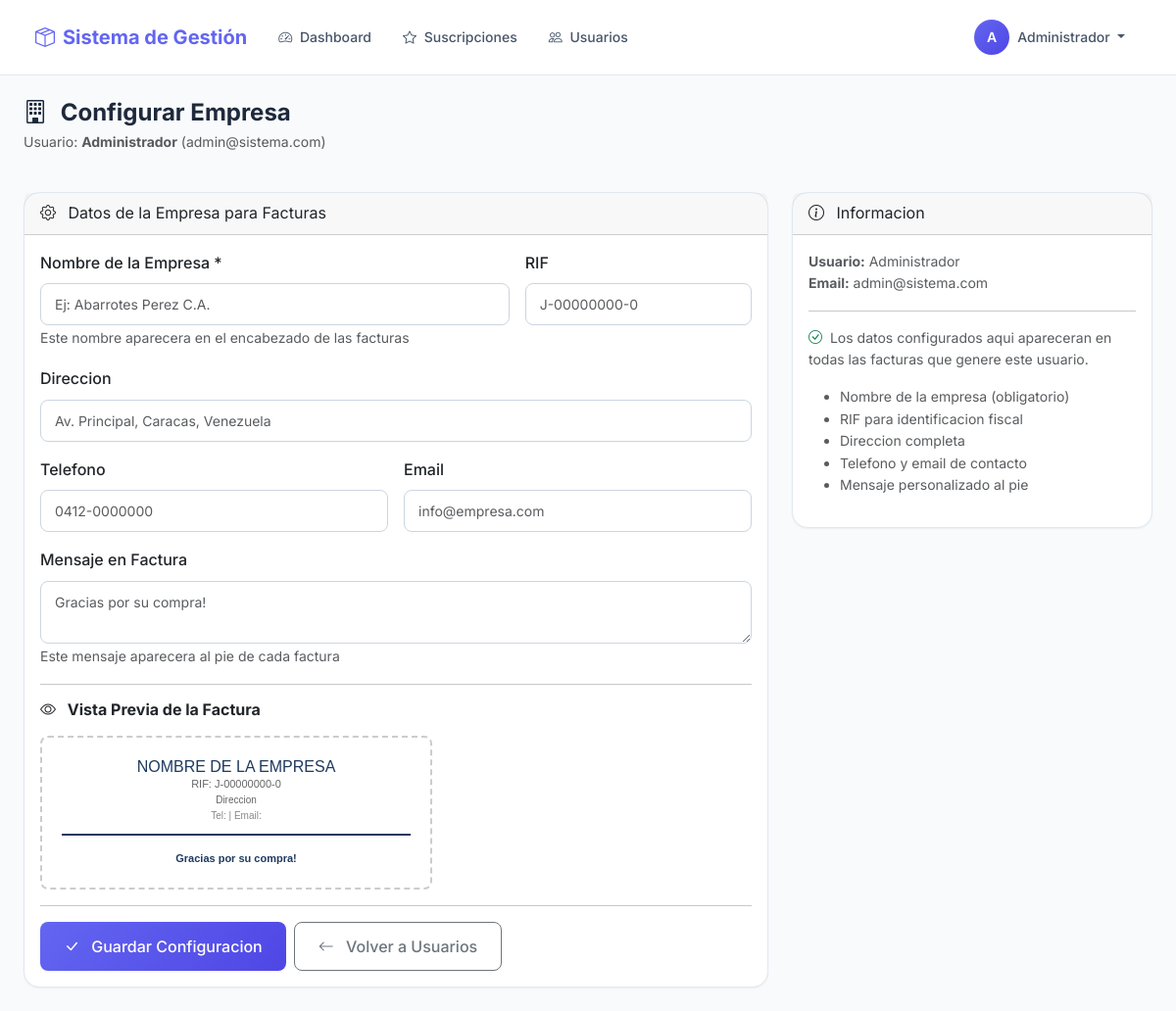
The app's page /admin/configurar_empresa/1 (signed in) with its own data.
### tables this page shows
CREATE TABLE usuarios (
            id INTEGER PRIMARY KEY AUTOINCREMENT, nombre TEXT NOT NULL, email TEXT UNIQUE NOT NULL,
            password_hash TEXT NOT NULL, telefono TEXT, role TEXT DEFAULT 'user',
            fecha_registro DATETIME DEFAULT CURRENT_TIMESTAMP, activo BOOLEAN DEFAULT TRUE,
            es_vendedor BOOLEAN DEFAULT FALSE, usuario_padre_id INTEGER,
            limite_productos INTEGER DEFAULT 50, limite_ventas_mensuales INTEGER DEFAULT 20,
            tasa_activa TEXT DEFAULT 'oficial', suscripcion_activa BOOLEAN DEFAULT FALSE,
            fecha_fin_suscripcion DATE, FOREIGN KEY (usuario_padre_id) REFERENCES usuarios(id) ON DELETE SET NULL);

### app.py (the view, shortened to what this page needs)
@app.route('/admin/configurar_empresa/<int:uid>',methods=['GET','POST'])
@login_required
@admin_required
def admin_configurar_empresa(uid):
    conn=None
    try:
        conn=sqlite3.connect(DATABASE_PRINCIPAL,timeout=20); conn.row_factory=sqlite3.Row
        usuario=conn.execute('SELECT id,nombre,email FROM usuarios WHERE id=?',(uid,)).fetchone()
        if not usuario: flash('Usuario no encontrado','danger'); return redirect(url_for('admin_usuarios'))
        config=obtener_config_empresa(uid); conn.close()
        return render_template('admin/configurar_empresa.html',usuario=dict(usuario),config=config)
    except: flash('Error','danger')
    if conn: conn.close()
    return redirect(url_for('admin_usuarios'))

### app.py (called while the page is built)
def obtener_config_empresa(uid=None):
    if uid is None: uid = session.get('user_id')
    if uid is None: return {'nombre':'Mi Empresa','rif':'J-00000000-0','direccion':'Venezuela','telefono':'','email':'','mensaje_factura':'Gracias por su compra!'}
    try:
        c = sqlite3.connect(DATABASE_PRINCIPAL,timeout=20); c.row_factory = sqlite3.Row
        r = c.execute('SELECT * FROM config_empresa WHERE usuario_id=?',(uid,)).fetchone(); c.close()
        return dict(r) if r else {'nombre':'Mi Empresa','rif':'J-00000000-0','direccion':'Venezuela','telefono':'','email':'','mensaje_factura':'Gracias por su compra!'}
    except: return {'nombre':'Mi Empresa','rif':'J-00000000-0','direccion':'Venezuela','telefono':'','email':'','mensaje_factura':'Gracias por su compra!'}

def login_required(f):
    @wraps(f)
    def dec(*a,**k):
        if 'user_id' not in session: flash('Inicia sesion','warning'); return redirect(url_for('login'))
        return f(*a,**k)
    return dec

def admin_required(f):
    @wraps(f)
    def dec(*a,**k):
        if session.get('role')!='admin': flash('Acceso denegado','danger'); return redirect(url_for('index'))
        return f(*a,**k)
    return dec

@app.context_processor
def inject_globals():
    return {'now':datetime.now(),'app_name':'Sistema de Gestion','user_id':session.get('user_id'),'user_name':session.get('user_name'),'user_role':session.get('role'),'verificar_limites_usuario':verificar_limites_usuario,'obtener_tasa_bcv':obtener_tasa_bcv}

### templates/admin/configurar_empresa.html (shortened to what this page needs)
{% extends "base.html" %}
{% block content %}
<div class="container-fluid px-4">
    <div class="row mb-4 fade-in-up">
        <div class="col-12">
            <h4 class="fw-bold mb-1">
                <i class="bi bi-building me-2"></i> Configurar Empresa
            </h4>
            <p class="text-muted small">
                Usuario: <strong>{{ usuario.nombre }}</strong> ({{ usuario.email }})
            </p>
        </div>
    </div>
    <div class="row">
        <div class="col-lg-8">
            <div class="card fade-in-up">
                <div class="card-header">
                    <i class="bi bi-gear me-2"></i> Datos de la Empresa para Facturas
                </div>
                <div class="card-body">
                    <form method="POST">
                        <div class="row g-3">
                            <div class="col-md-8">
                                <label class="form-label fw-medium">Nombre de la Empresa *</label>
                                <input type="text" class="form-control" name="nombre"
                                       value="{{ config.nombre if config and config.nombre != 'Mi Empresa' else '' }}"
                                       placeholder="Ej: Abarrotes Perez C.A." required>
                                <small class="text-muted">Este nombre aparecera en el encabezado de las facturas</small>
                            </div>
                            <div class="col-md-4">
                                <label class="form-label fw-medium">RIF</label>
                                <input type="text" class="form-control" name="rif"
                                       value="{{ config.rif if config and config.rif != 'J-00000000-0' else '' }}"
                                       placeholder="J-00000000-0">
                            </div>
                            <div class="col-12">
                                <label class="form-label fw-medium">Direccion</label>
                                <input type="text" class="form-control" name="direccion"
                                       value="{{ config.direccion if config and config.direccion != 'Venezuela' else '' }}"
                                       placeholder="Av. Principal, Caracas, Venezuela">
                            </div>
                            <div class="col-md-6">
                                <label class="form-label fw-medium">Telefono</label>
                                <input type="text" class="form-control" name="telefono"
                                       value="{{ config.telefono if config else '' }}"
                                       placeholder="0412-0000000">
                            </div>
                            <div class="col-md-6">
                                <label class="form-label fw-medium">Email</label>
                                <input type="email" class="form-control" name="email"
                                       value="{{ config.email if config else '' }}"
                                       placeholder="info@empresa.com">
                            </div>
                            <div class="col-12">
                                <label class="form-label fw-medium">Mensaje en Factura</label>
                                <textarea class="form-control" name="mensaje_factura" rows="2"
                                          placeholder="Gracias por su compra!">{{ config.mensaje_factura if config and config.mensaje_factura != 'Gracias por su compra!' else '' }}</textarea>
                                <small class="text-muted">Este mensaje aparecera al pie de cada factura</small>
                            </div>
                        </div>
                        <hr>
                        <h6 class="fw-bold mb-3"><i class="bi bi-eye me-2"></i> Vista Previa de la Factura</h6>
                        <div style="background: white; border: 2px dashed #ccc; border-radius: 8px; padding: 20px; font-family: 'Arial', sans-serif; font-size: 12px; max-width: 400px;">
                            <div style="text-align: center; border-bottom: 2px solid #1e3a5f; padding-bottom: 10px; margin-bottom: 10px;">
                                <h3 style="margin: 0; font-size: 16px; color: #1e3a5f; text-transform: uppercase;" id="prevNombre">
                                    {{ config.nombre if config and config.nombre != 'Mi Empresa' else 'Nombre de la Empresa' }}
                                </h3>
                                <div style="font-size: 11px; color: #666;" id="prevRIF">
                                    RIF: {{ config.rif if config and config.rif != 'J-00000000-0' else 'J-00000000-0' }}
                                </div>
                                <div style="font-size: 10px; color: #666;" id="prevDir">
                                    {{ config.direccion if config and config.direccion != 'Venezuela' else 'Direccion' }}
                                </div>
                                <div style="font-size: 10px; color: #888;" id="prevContacto">
                                    Tel: {{ config.telefono if config else 'N/A' }} | Email: {{ config.email if config else 'N/A' }}
                                </div>
                            </div>
                            <div style="text-align: center; margin-top: 15px; font-size: 11px; font-weight: bold; color: #1e3a5f;" id="prevMsj">
                                {{ config.mensaje_factura if config and config.mensaje_factura != 'Gracias por su compra!' else 'Gracias por su compra!' }}
                            </div>
                        </div>
                        <hr>
                        <div class="d-flex gap-2">
                            <button type="submit" class="btn btn-primary btn-lg">
                                <i class="bi bi-check-lg me-2"></i> Guardar Configuracion
                            </button>
                            <a href="{{ url_for('admin_usuarios') }}" class="btn btn-outline-secondary btn-lg">
                                <i class="bi bi-arrow-left me-2"></i> Volver a Usuarios
                            </a>
                        </div>
                    </form>
                </div>
            </div>
        </div>
        <div class="col-lg-4">
            <div class="card fade-in-up">
                <div class="card-header">
                    <i class="bi bi-info-circle me-2"></i> Informacion
                </div>
                <div class="card-body">
                    <p class="small text-muted">
                        <strong>Usuario:</strong> {{ usuario.nombre }}<br>
                        <strong>Email:</strong> {{ usuario.email }}
                    </p>
                    <hr>
                    <p class="small text-muted">
                        <i class="bi bi-check-circle text-success me-1"></i>
                        Los datos configurados aqui apareceran en todas las facturas que genere este usuario.
                    </p>
                    <ul class="small text-muted">
                        <li>Nombre de la empresa (obligatorio)</li>
                        <li>RIF para identificacion fiscal</li>
                        <li>Direccion completa</li>
                        <li>Telefono y email de contacto</li>
                        <li>Mensaje personalizado al pie</li>
                    </ul>
                </div>
            </div>
        </div>
    </div>
</div>
{% endblock %}

### templates/base.html (shortened to what this page needs)
<!DOCTYPE html>
<html lang="es">
<head>
    <link href="https://cdn.jsdelivr.net/npm/bootstrap@5.3.2/dist/css/bootstrap.min.css" rel="stylesheet">
    <link href="https://cdn.jsdelivr.net/npm/bootstrap-icons@1.11.3/font/bootstrap-icons.css" rel="stylesheet">
</head>
<body>
    {% if session.user_id %}
    <nav class="navbar navbar-expand-lg">
        <div class="container-fluid">
            <a class="navbar-brand" href="{{ url_for('index') }}"><i class="bi bi-box-seam me-2"></i>Sistema de Gestión</a>
            <div class="collapse navbar-collapse" id="navbarNav">
                <ul class="navbar-nav me-auto">
                    {% if session.role == 'admin' %}
                    <li class="nav-item"><a class="nav-link {% if request.endpoint=='admin_dashboard' %}active{% endif %}" href="{{ url_for('admin_dashboard') }}"><i class="bi bi-speedometer2 me-1"></i> Dashboard</a></li>
                    <li class="nav-item"><a class="nav-link {% if request.endpoint=='admin_suscripciones' %}active{% endif %}" href="{{ url_for('admin_suscripciones') }}"><i class="bi bi-star me-1"></i> Suscripciones</a></li>
                    <li class="nav-item"><a class="nav-link {% if request.endpoint=='admin_usuarios' %}active{% endif %}" href="{{ url_for('admin_usuarios') }}"><i class="bi bi-people me-1"></i> Usuarios</a></li>
                    {% elif session.es_vendedor %}
                    <li class="nav-item"><a class="nav-link {% if request.endpoint=='vendedor_ventas' %}active{% endif %}" href="{{ url_for('vendedor_ventas') }}"><i class="bi bi-cart me-1"></i> Ventas</a></li>
                    {% endif %}
                </ul>
                <ul class="navbar-nav ms-auto">
                    <li class="nav-item dropdown">
                        <a class="nav-link dropdown-toggle" href="#" data-bs-toggle="dropdown">
                            <div class="user-avatar me-2" style="display:inline-flex">{{ session.user_name[0]|upper }}</div>{{ session.user_name }}
                        </a>
                    </li>
                </ul>
            </div>
        </div>
    </nav>
    {% endif %}
    <main class="py-4 fade-in">{% block content %}{% endblock %}</main>
</body>
</html>

### templates/base.html (style rules this page uses)
:root { --primary: #6366f1; --primary-dark: #4f46e5; --primary-light: #818cf8; --success: #10b981; --danger: #ef4444; --warning: #f59e0b; --info: #3b82f6; --gray-50: #f8fafc; --gray-100: #f1f5f9; --gray-200: #e2e8f0; --gray-300: #cbd5e1; --gray-400: #94a3b8; --gray-500: #64748b; --gray-600: #475569; --gray-700: #334155; --gray-800: #1e293b; --gray-900: #0f172a; --shadow-sm: 0 1px 2px 0 rgb(0 0 0 / 0.05); --shadow: 0 1px 3px 0 rgb(0 0 0 / 0.1); --shadow-md: 0 4px 6px -1px rgb(0 0 0 / 0.1); --shadow-lg: 0 10px 15px -3px rgb(0 0 0 / 0.1); --radius: 0.5rem; --radius-lg: 1rem; --transition: all 0.2s cubic-bezier(0.4, 0, 0.2, 1); }
* { margin: 0; padding: 0; box-sizing: border-box; }
body { font-family: 'Inter', -apple-system, sans-serif; background: var(--gray-50); color: var(--gray-800); line-height: 1.6; min-height: 100vh; -webkit-font-smoothing: antialiased; }
.navbar { background: white; border-bottom: 1px solid var(--gray-200); padding: 0.75rem 1.5rem; position: sticky; top: 0; z-index: 1000; }
.navbar-brand { font-weight: 700; font-size: 1.25rem; color: var(--primary) !important; }
.nav-link { color: var(--gray-600) !important; font-weight: 500; font-size: 0.875rem; padding: 0.5rem 1rem !important; border-radius: var(--radius); transition: var(--transition); }
.user-avatar { width: 36px; height: 36px; border-radius: 50%; background: linear-gradient(135deg, var(--primary), var(--primary-dark)); color: white; display: flex; align-items: center; justify-content: center; font-weight: 600; font-size: 0.875rem; }
.card { background: white; border: 1px solid var(--gray-200); border-radius: var(--radius-lg); box-shadow: var(--shadow-sm); }
.btn { font-weight: 500; padding: 0.625rem 1.25rem; border-radius: var(--radius); transition: var(--transition); }
.btn-primary { background: linear-gradient(135deg, var(--primary), var(--primary-dark)); border: none; color: white; }
.btn-lg { padding: 0.75rem 1.5rem; font-size: 1rem; }
.form-control, .form-select { border: 1.5px solid var(--gray-300); border-radius: var(--radius); padding: 0.625rem 0.875rem; font-size: 0.875rem; }
.fade-in { animation: fadeIn 0.5s ease-out; }
.fade-in-up { animation: fadeInUp 0.5s ease-out; }

### records on screen
usuarios: user_name "Administrador", nombre "Administrador", email "admin@sistema.com"

### other values on screen
{{ session.user_name[0]|upper }} "A"
